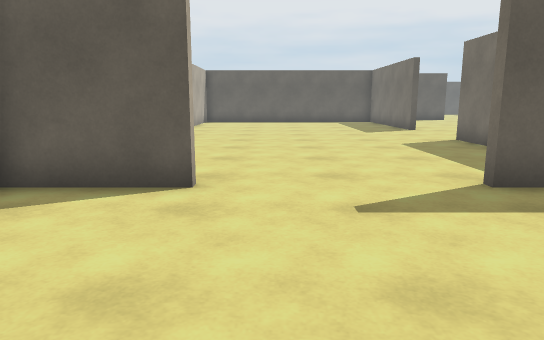
View 1 (above)

17 first-person views from a walk through a scene from a Unity 3-D project. The camera is 1.2 m above the floor, tilts 10° down and sees 70° across. The floor is counted in squares, 1 m on a side. Each view is taken from the middle of a square. On the plan, view 1 faces up. The plan holds only what a view shows up to about 15 squares ahead; the rest is blank. The place goes on beyond the plan. The player is left out. Some animated figures are not drawn.

View 2
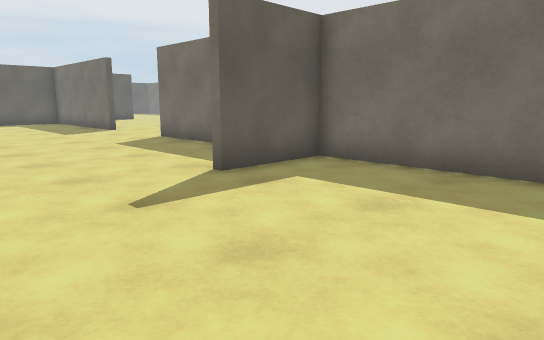

View 3
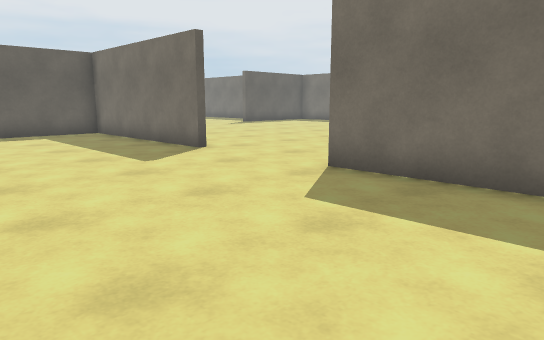

View 4
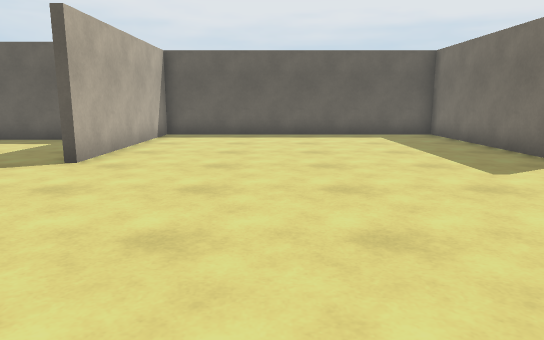

View 5
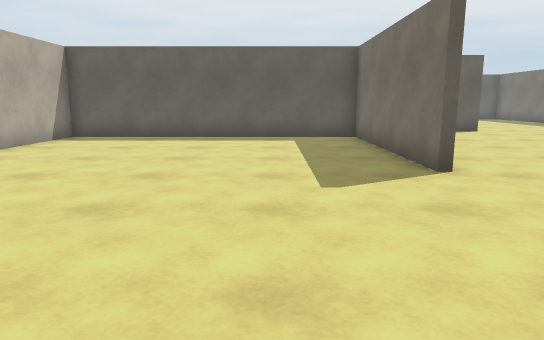

View 6
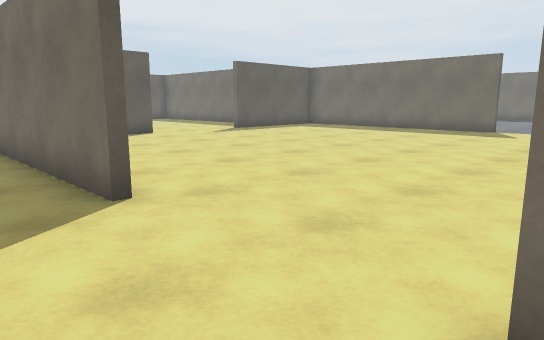

View 7
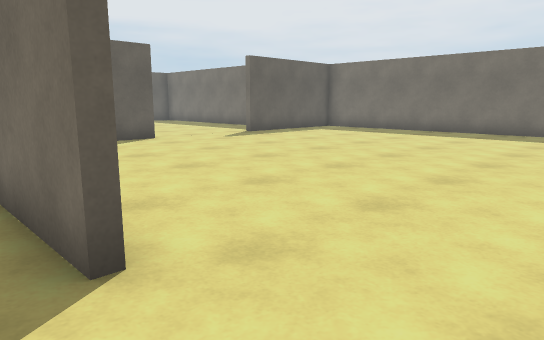

View 8
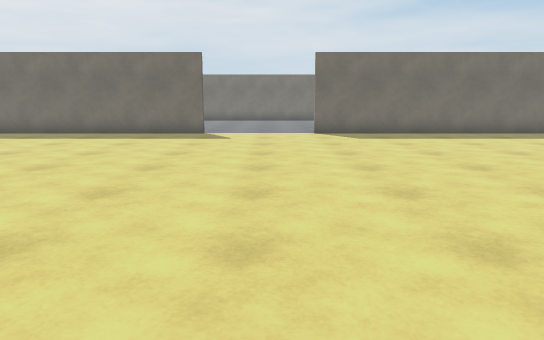

View 9
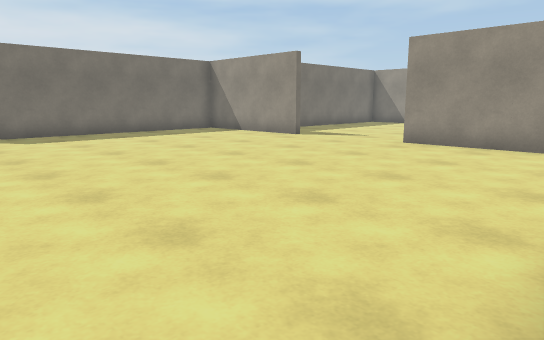

View 10
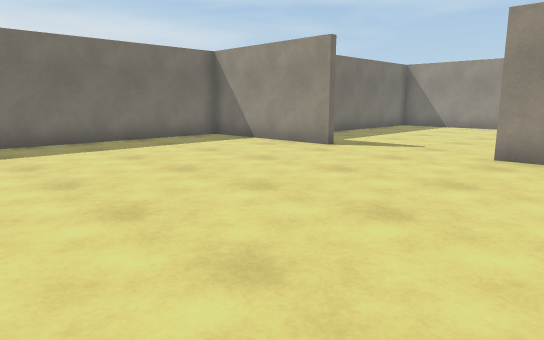

View 11
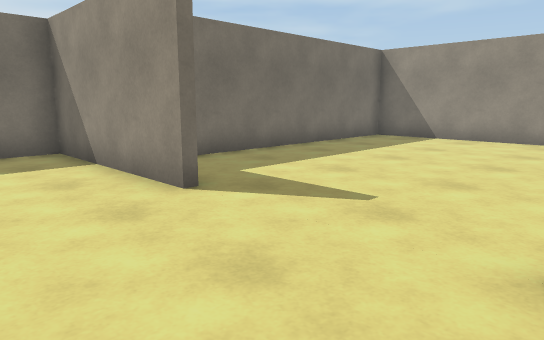

View 12
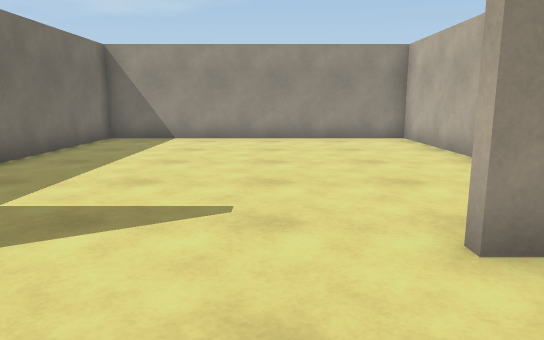

View 13
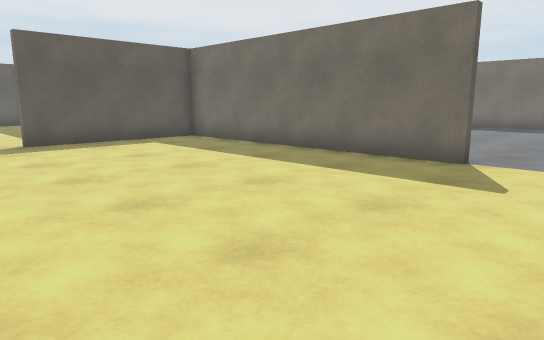

View 14
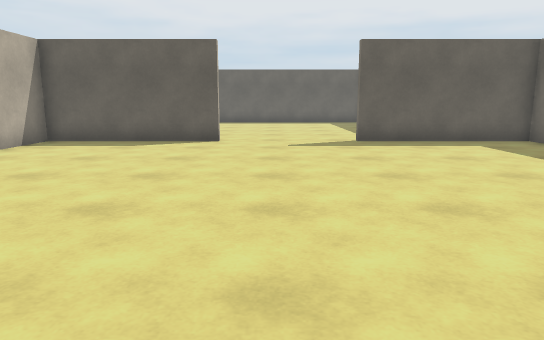

View 15
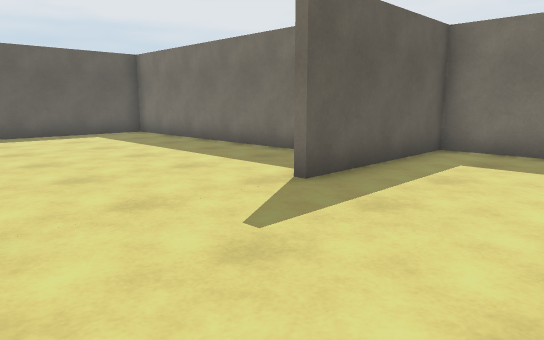

View 16
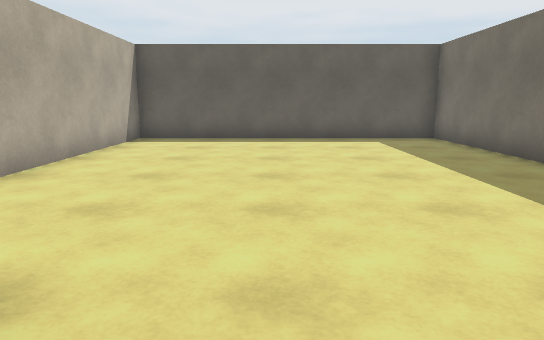

View 17
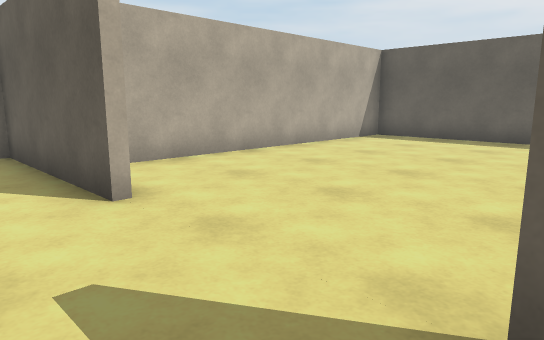

### Floor plan
Points are (right, up) in squares from view 1. A wall is a line through its corners. A room is listed if a view was taken in it or the views show most of it. See-through windows are left out.
Room 1 (views 1, 2, 3, 4, 5, 6, 7, 8, 9, 10, 11, 12, 13, 14, 15, 16, 17)
walls: (5.9, 16.5) (5.9, 23.4) (-3.9, 23.4) (-3.9, 16.6); (5.9, 8.9) (5.9, 12.4); (7.9, 3.1) (11.4, 3.1); (15.5, 3.1) (20.9, 3.1) (20.9, 12.4); (5.9, 1.1) (5.9, 5.4) (3.1, 5.4); (20.9, 16.5) (20.9, 25.9) (15.6, 25.9); (-1, 5.4) (-3.9, 5.4); (11.5, 25.9) (6.1, 25.9) (6.1, 23.8); (8.6, -2.4) (8.6, -6.9) (18.4, -6.9) (18.4, 1.1); (18.4, 28.5) (18.4, 36.9) (8.6, 36.9) (8.6, 27.4)

Where each view was taken, in squares from view 1:
view 1: 0 up, 0 right, facing up
view 2: 0 up, 1 left, facing up-right
view 3: 8 up, 0 right, facing up-right
view 4: 9 up, 0 right, facing up
view 5: 10 up, 3 right, facing up
view 6: 12 up, 4 right, facing up-right
view 7: 14 up, 5 right, facing up-right
view 8: 14 up, 6 right, facing right
view 9: 14 up, 6 right, facing down-right
view 10: 12 up, 9 right, facing down-right
view 11: 6 up, 11 right, facing down-right
view 12: 6 up, 13 right, facing down
view 13: 14 up, 13 right, facing up-right
view 14: 14 up, 13 right, facing up
view 15: 22 up, 11 right, facing up-right
view 16: 24 up, 13 right, facing up
view 17: 24 up, 16 right, facing up-left
